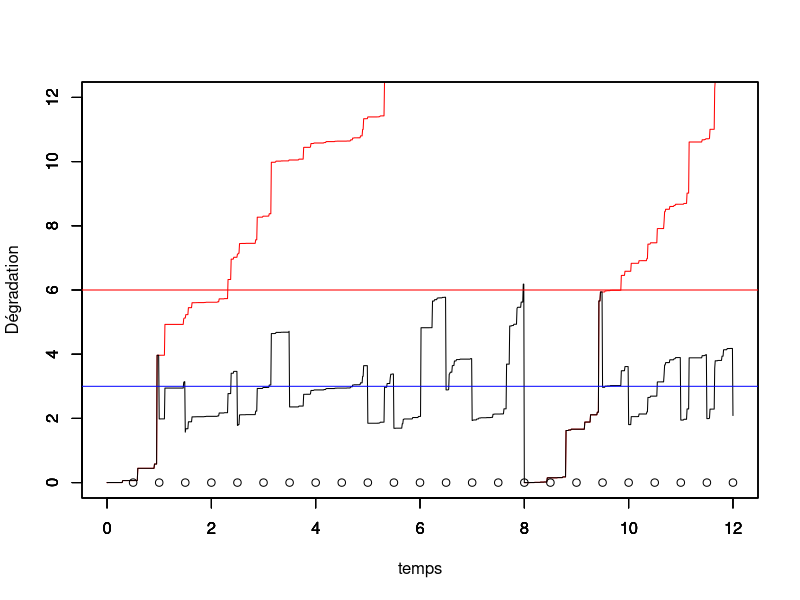
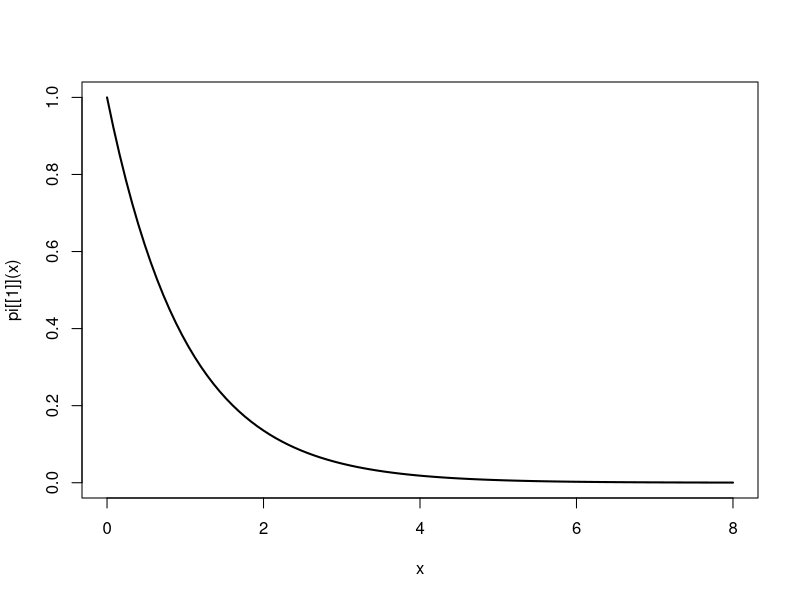

R code for these plots, in order: (Note: this script raises an error after producing the figures.)
#### Programme de simulation lorsqu'on observe uniquement la dégradation juste avant l'inspection


rm(list=ls())
library(ggplot2)
library(tidyverse)
tau = 0.5 # intervalle inter-inspection
rho = 0.5 # parametre ARDinf
L=3 # seuil pour MP
M=6 # seuil pout MC
tps.final <-12 # fenêtre d'observation du processus

id.newcycle <- FALSE # Initialisation du nb de cycle de renouvellement

# Simulation d'un processus gamma jusqu'au temps final
pas = 0.01 # pas de temps pour simuler le processus




alpha = 1 # paramètre de forme de Gamma a = alpha (t)^beta
beta = 1.5 # paramètre de forme  de Gamma
b=1   # paramètre d'échelle du Gamma
temps = seq(from = 0,to = tps.final,by = pas)

n=length(temps)

nb.inspections<- floor(tps.final/tau) # nombre d'inspections max pendant la fenêtre d'observation.

obs<-numeric(nb.inspections) # données observées (pendant les inspections)

j<-1 # indicateur prochaine inspection
j.newcycle <- 0 # identifier le j où nouveau cycle
nb.cycles <- 1 # compteur de cycles

x=matrix(nrow=nb.inspections,ncol = n) # processus Gamma simulé, nb.lignes = nb.cycles
x[nb.cycles,1] = 0     # initialisation du processus Gamma = 0 à t=0
for(i in 2:n){
  x[nb.cycles,i] = x[nb.cycles,i-1] + rgamma(1,scale = b, shape = alpha*(temps[i]^beta)-temps[i-1]^beta)
}
y=numeric(n) # processus Gamma maintenu
y[1]<-0

while (j<=nb.inspections) {
  # boucle sur un cycle de renouvellement
  if (id.newcycle){
    # on resimule un x depuis 0
    x[nb.cycles,1] = 0     # initialisation du processus Gamma = 0 à t=0
    for(i in 2:n){
      x[nb.cycles,i] = x[nb.cycles,i-1] + rgamma(1,scale = b, shape = alpha*(temps[i]^beta)-temps[i-1]^beta)
    }
    id.newcycle <- FALSE
  }
  
  y[((j-1)*tau/pas+2):(j*(tau/pas)+1)]<-y[(j-1)*tau/pas+1]+ x[nb.cycles,((j-j.newcycle-1)*tau/pas+2):((j-j.newcycle)*(tau/pas)+1)]- x[nb.cycles,(j-j.newcycle-1)*tau/pas+1]
  
  obs[j]<-y[j*tau/pas+1] # état dégradation à l'inspection (t_j^-)
  
  if (obs[j] < L) {
    print("no action")
  } else {
    if (obs[j]<M) {
      y[j*tau/pas+1]<-(1-rho)*y[j*tau/pas+1] # on écrase (ARD infini)
    } else {
      y[j*tau/pas+1]<-0
      id.newcycle <- TRUE
      j.newcycle <- j
      nb.cycles <- nb.cycles+1
    }
  }
  j<-j+1
}


#df <- data.frame(temps,x,y)
#mygraph <- ggplot(df,aes(x = temps)) +  
#  geom_line(aes(y = y), color = "darkred") +
#  geom_line(aes(y = x), color="steelblue", linetype="twodash") +
#  geom_abline(slope = 0,intercept = L,color="blue") +
#  geom_abline(slope = 0,intercept = M,color="red")


temps.cycle<-c(0,tau*which(obs>M),tps.final)
indice.temps.cycle <- c(1,tau/pas*(which(obs>M))+1,length(temps))


for (k in 1:nb.cycles){
  plot(temps[indice.temps.cycle[k]:indice.temps.cycle[k+1]],x[k,1:(indice.temps.cycle[k+1]-indice.temps.cycle[k]+1)],col="red",type="l",ylim = c(0,2*M),xlim = c(0,tps.final),xlab="",ylab="")
  par(new=T)
}

plot(temps,y,type="l",ylim=c(0,2*M),xlim = c(0,tps.final),ylab="",xlab="")


par(new=T)
plot(tau*(1:nb.inspections),numeric(length = nb.inspections),ylim=c(0,2*M),type="p",xlim = c(0,tps.final),xlab = "temps",ylab="Dégradation")
abline(h=L,col="blue")
abline(h=M,col="red")

#abline(v = tau*(1:nb.inspection))


#####################################
# Calcul de la loi stationnaire
#####################################

# se donner une grille pour les abscisses

K<- 20 # nb itérations de l'algo de point fixe
grid_abs <- seq(0.01,8,0.01)
nb_abs <- length(grid_abs)
w<-matrix(nrow = K,ncol = nb_abs )

pi<-list()
pi[[1]]<-function(x) dexp(x)

w[1,]<-pi[[1]](grid_abs)
curve(pi[[1]](x), from = 0, to = max(grid_abs), lwd = 2)

for(k in 2:K){
  for (j in 1:nb_abs){
    abs <- grid_abs[j]
    fn_aux1 <- function(x) {
      res <- pi[[k-1]](x)*dgamma(abs-x,rate=beta,shape=alpha*tau)
      return(res)
    }
    fn_aux2 <- function(x) {
      res <- pi[[k-1]](x)*dgamma(abs-(1-rho)*x,rate=beta,shape=alpha*tau)
      return(res)
    }
    fn_aux3 <- function(x) {
      res <- pi[[k-1]](x)
      return(res)
    }
    w[k,j] <- integrate(f = fn_aux1, lower = 0, upper = min(L,abs))$value 
    + integrate(f = fn_aux2, lower = L, upper = min(M,abs/(1-rho)))$value
    + integrate(f = fn_aux3, lower = M, upper = 2*M)$value * dgamma(abs,rate=beta,shape=alpha*tau)
  }
  aux <- w[k,]
  fn_w <- function(x) {
    res <- splinefun(x = grid_abs, y = aux)(x)*((0 < x) & (x<=max(grid_abs)))
    return(res)
  }
  pi[[k]] <- fn_w
  curve(pi[[k]](x), from = 0, to = max(grid_abs), lwd = 2, add = TRUE, col = k)
}





# initialisation
